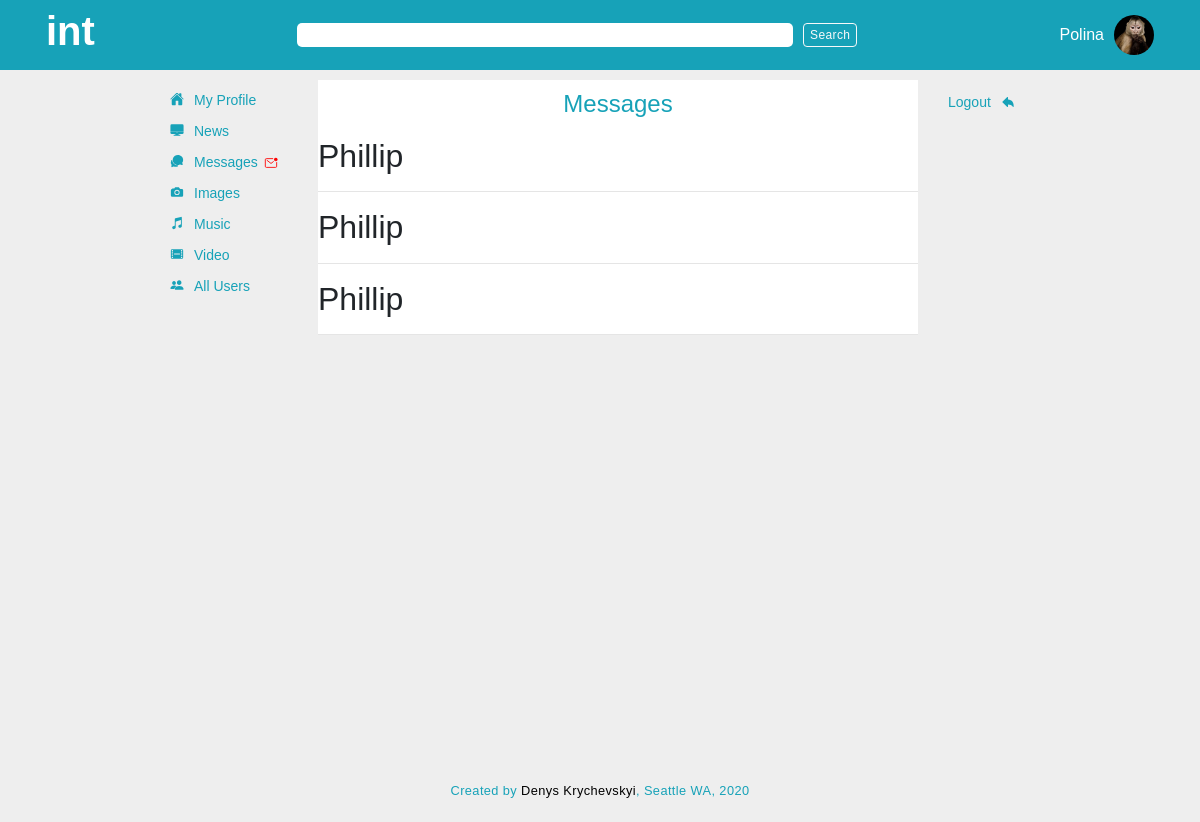
Screenshot of /messages (signed in) with the database file from the repository.
### app_one/models.py (models this page shows, shortened)
class User(models.Model):
    first_name = models.CharField(max_length = 255)
    last_name = models.CharField(max_length = 255)
    nickname = 	models.CharField(max_length = 50, blank=True, null = True)
    initials = 	models.CharField(max_length = 10, blank=True, null = True)
    birth_date = models.DateTimeField()
    avatar = models.ImageField(upload_to='avatars', default=None, blank=True, null = True)	#upload to avatars is a directory inside media directory, it will go like media/avatars
    email = models.TextField()
    has_message = models.IntegerField(default=0)
    phone_num = models.IntegerField(blank=True, null = True)
    about = models.TextField(blank=True, null = True)
    password = models.TextField()
    location = models.CharField(max_length = 255, blank=True, null = True)
    created_at = models.DateTimeField(auto_now_add = True)
    updated_at = models.DateTimeField(auto_now = True)
    objects = UserManager()

class Conversation(models.Model):
    title = models.CharField(max_length=255, default="title")
    users = models.ManyToManyField(User, related_name = 'conversations')
    created_at = models.DateTimeField(auto_now_add = True)
    updated_at = models.DateTimeField(auto_now = True)

### app_one/views.py (the view)
# urls.py: path('messages', views.display_messages),
def display_messages(request):
    context = {
        'cur_user': User.objects.get(id = request.session['user_id'])
    }
    return render(request, 'display_conversations.html', context)

### app_one/templates/display_conversations.html (shortened to what this page needs)
{% load embed_video_tags %}
<!DOCTYPE html>
<html lang="en">
<head>
    {% include 'head.html' %}
</head>
<body>
    <div class="outer_container">
        {% include 'search.html' %}
        <div class="inner_container">
            <div class="inner">
                {% include 'navbar.html' %}
                <div class="message_container">
                    <div class="main_container">
                        <div class="page_title_container">
                            <h4>Messages</h4>
                        </div>
                        {% for conversation in cur_user.conversations.all %}
                            {% for friend in conversation.users.all %}
                                {% if friend.id != cur_user.id %}
                                    <h2>{{ friend.first_name }}</h2>
                                {% endif%}
                            {% endfor %}
                            <hr>
                        {% endfor %}
                    </div>
                </div>
                {% include 'sidebar.html' %}
            </div>
        </div>
    {% include 'footer.html' %}
    </div>
</body>
</html>

### app_one/templates/search.html
<div id="search_bar_container">
    <div id="search_bar">
        <div class="logo_container">
            <h1 class="logotip">int</h1>
        </div>
        <div class="form_container">
            <form action="" method="post" class="form-inline">
                <input class="search_bar1" type="search" name="" id="">
                <button class="btn btn-outline-light search_bar1_btn" type="submit">Search</button>
            </form>
        </div>
        <div class="current_user_container">
            {% if request.session.user_id != null %}
            <p>{{ cur_user.first_name }}</p>
            <img src="{{ MEDIA_URL }}{{ cur_user.avatar }}" alt="avatar">
            {% endif %}
        </div>
    </div>
</div>

### app_one/static/css/style.css (style rules this page uses)
* { margin: 0; padding: 0; -webkit-box-sizing: border-box; box-sizing: border-box; font-family: Arial, Helvetica, sans-serif; }
p { margin-top: 0; margin-bottom: 0; }
.outer_container { width: 100%; height: 100%; min-height: 92vh; background-color: #eeeeee; }
#search_bar_container { width: 100%; height: 70px; background-color: #17a2b8; display: -webkit-box; display: -ms-flexbox; display: flex; -webkit-box-align: center; -ms-flex-align: center; align-items: center; -webkit-box-pack: justify; -ms-flex-pack: justify; justify-content: space-between; }
#search_bar_container .form_container .search_bar1 { outline: none; border: none; min-width: 31rem; border-radius: 5px; margin-right: 10px; }
#search_bar_container .form_container .search_bar1_btn { padding: 0; font-size: 12px; padding: 2px 6px; letter-spacing: 0.4px; }
#search_bar_container #search_bar { width: 94%; display: -webkit-box; display: -ms-flexbox; display: flex; -webkit-box-align: center; -ms-flex-align: center; align-items: center; -webkit-box-pack: justify; -ms-flex-pack: justify; justify-content: space-between; margin: auto; padding: 5px 10px; }
#search_bar_container #search_bar .logo_container { color: white; }
#search_bar_container #search_bar .logo_container .logotip { font-weight: 900; }
#search_bar_container #search_bar .current_user_container { display: -webkit-box; display: -ms-flexbox; display: flex; -webkit-box-align: center; -ms-flex-align: center; align-items: center; }
#search_bar_container #search_bar .current_user_container p { margin-right: 10px; color: white; }
#search_bar_container #search_bar .current_user_container img { width: 40px; height: 40px; border-radius: 50%; -o-object-fit: cover; object-fit: cover; }
.inner_container { width: 1000px; margin: auto; padding-left: 60px; min-height: 86vh; }
.inner_container .inner { display: -webkit-box; display: -ms-flexbox; display: flex; width: 700px; height: 100%; }
.main_container { background-color: white; width: 600px; min-width: 600px; margin: auto; }
.main_container .page_title_container { margin-top: 10px; padding: 10px; text-align: center; color: #17a2b8; font-weight: 900; }
.hydrated { visibility: inherit; margin-bottom: -2px; }

### rows the page displays
User: first_name "Polina", avatar (picture)
User: first_name "Phillip"
